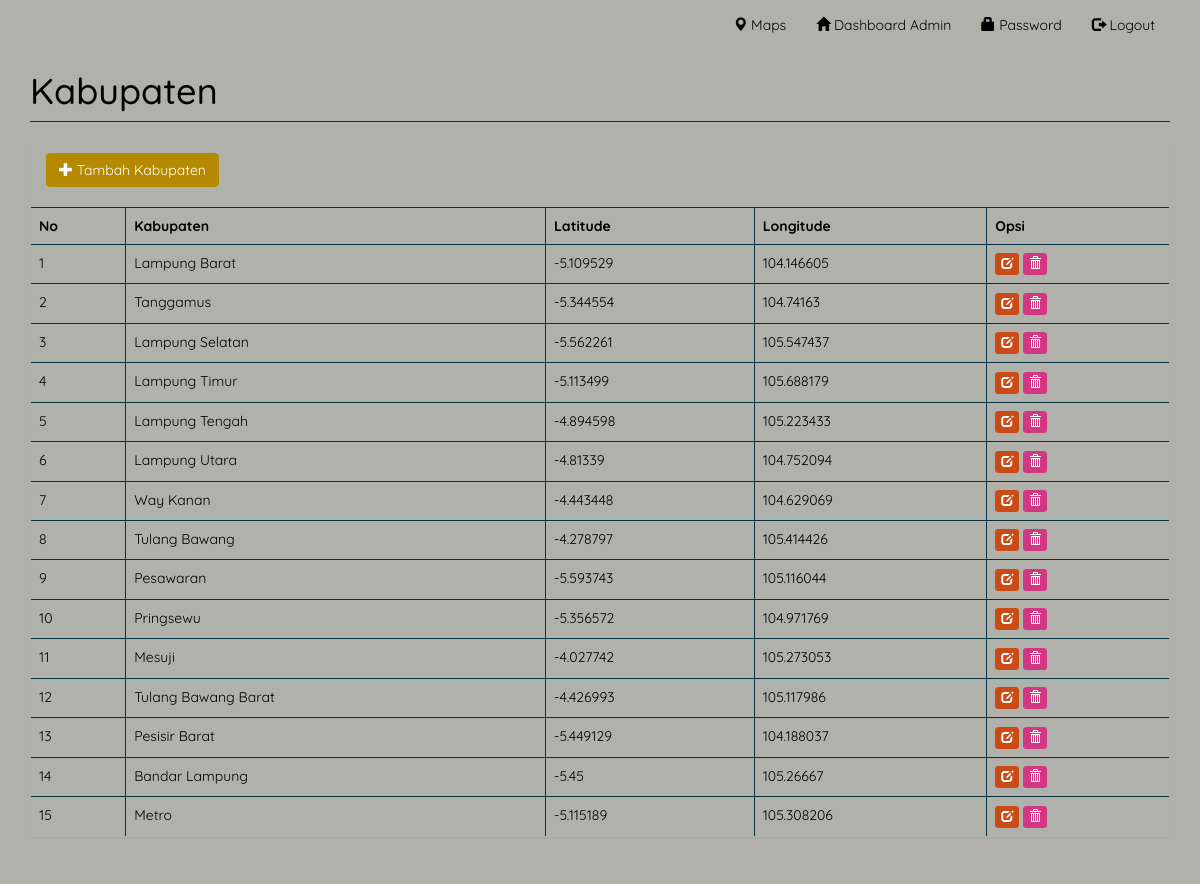
The app's page /index.php?m=tempat (signed in) with its own data.
### tables this page shows
CREATE TABLE `tb_tempat` (
  `id_tempat` int(11) NOT NULL,
  `nama_tempat` varchar(255) DEFAULT NULL,
  `lat` double DEFAULT NULL,
  `lng` double DEFAULT NULL
);

### functions.php (called while the page is built, shortened)
<?php
include dirname(__FILE__) . '/config.php';
include'includes/ez_sql_core.php';
include'includes/ez_sql_mysqli.php';
$db = new ezSQL_mysqli($config['username'], $config['password'], $config['database_name'], $config['server']);
include'includes/general.php';
$mod = $_GET['m'];

### config.php (called while the page is built)
<?php
$config["server"]='localhost';
$config["username"]='root';
$config["password"]='';
$config["database_name"]='tugasakhir_gis';

### includes/ez_sql_core.php (called while the page is built, shortened)
<?php
	class ezSQLcore
	{
		var $timers           = array();
		function get_host_port( $host, $default = false )
		{
			$port = $default;
			return array( $host, $port );
		}
		function flush()
		{
			$this->last_result = array();
		}
		function get_results($query=null, $output = OBJECT)
		{
			if ( $query )
			{
				$this->query($query);
			}
			if ( $output == OBJECT )
			{
				return $this->last_result;
			}
		}
		function timer_get_cur()
		{
			list($usec, $sec) = explode(" ",microtime());
			return ((float)$usec + (float)$sec);
		}
		function timer_start($timer_name)
		{
			$this->timers[$timer_name] = $this->timer_get_cur();
		}
		function timer_elapsed($timer_name)
		{
			return round($this->timer_get_cur() - $this->timers[$timer_name],2);
		}
	}

### includes/general.php (called while the page is built, shortened)
<?php
function esc_field($str){
    if (!get_magic_quotes_gpc())
        return addslashes($str);
    else
        return $str;
}

### includes/ez_sql_mysqli.php (called while the page is built, shortened)
<?php
	$ezsql_mysqli_str = array
	(
		1 => 'Require $dbuser and $dbpassword to connect to a database server',
		2 => 'Error establishing mySQLi database connection. Correct user/password? Correct hostname? Database server running?',
		3 => 'Require $dbname to select a database',
		4 => 'mySQLi database connection is not active',
		5 => 'Unexpected error while trying to select database'
	);
	class ezSQL_mysqli extends ezSQLcore
	{
		function connect($dbuser='', $dbpassword='', $dbhost='localhost', $dbport=false)
		{
			global $ezsql_mysqli_str; $return_val = false;
			if ( ! $dbuser )
			{
				$this->register_error($ezsql_mysqli_str[1].' in '.__FILE__.' on line '.__LINE__);
				$this->show_errors ? trigger_error($ezsql_mysqli_str[1],E_USER_WARNING) : null;
			}
			else
			{
				$this->dbh = new mysqli($dbhost,$dbuser,$dbpassword, '', $dbport);
				if( $this->dbh->connect_errno )
				{
					$this->register_error($ezsql_mysqli_str[2].' in '.__FILE__.' on line '.__LINE__);
					$this->show_errors ? trigger_error($ezsql_mysqli_str[2],E_USER_WARNING) : null;
				}
				else
				{
					$return_val = true;
				}
			}
			return $return_val;
		}
		function query($query)
		{
			$return_val = 0;
			$query = trim($query);
			$this->result = @$this->dbh->query($query);
			if ( preg_match("/^(insert|delete|update|replace|truncate|drop|create|alter|begin|commit|rollback|set|lock|unlock|call)/i",$query) )
			{
				$is_insert = true;
				$this->rows_affected = @$this->dbh->affected_rows;
				if ( preg_match("/^(insert|replace)\s+/i",$query) )
				{
					$this->insert_id = @$this->dbh->insert_id;
				}
				$return_val = $this->rows_affected;
			}
			else
			{
				$is_insert = false;
				$i=0;
				$num_rows=0;
				while ( $row = @$this->result->fetch_object() )
				{
					$num_rows++;
				}
				$this->num_rows = $num_rows;
				$return_val = $this->num_rows;
			}
			return $return_val;
		}
	}

### tempat.php (the view, shortened to what this page needs)
<div class="page-header">
    <h1>Kabupaten</h1>
</div>
<div class="panel panel-default">
    <div class="panel-heading">
        <form class="form-inline">
            <div class="form-group">
                <a class="btn btn-primary" href="?m=tempat_tambah"><span class="glyphicon glyphicon-plus"></span> Tambah Kabupaten</a>
            </div>
        </form>
    </div>
    <div class="table-responsive">
        <table class="table table-bordered table-hover table-striped">
        <thead>
            <tr class="nw">
                <th>No</th>
                <th>Kabupaten</th>
                <th>Latitude</th>
                <th>Longitude</th>
                <th>Opsi</th>
            </tr>
        </thead>
        <?php
        $q = esc_field($_GET['q']);
        $sql = "SELECT *
            FROM tb_tempat p
            WHERE nama_tempat LIKE '%$q%'
            ORDER BY id_tempat";
        $rows = $db->get_results($sql);
        foreach($rows as $row):?>
        <tr>
            <td><?=++$no?></td>
            <td><?=$row->nama_tempat?></td>
            <td><?=$row->lat?></td>
            <td><?=$row->lng?></td>
            <td class="nw">
                <a class="btn btn-xs btn-warning" href="?m=tempat_ubah&ID=<?=$row->id_tempat?>"><span class="glyphicon glyphicon-edit"></span></a>
                <a class="btn btn-xs btn-danger" href="aksi.php?act=tempat_hapus&ID=<?=$row->id_tempat?>" onclick="return confirm('Hapus data?')"><span class="glyphicon glyphicon-trash"></span></a>
            </td>
        </tr>
        <?php endforeach;    ?>
        </table>
    </div>
</div>

### index.php (shortened to what this page needs)
<?php
    include 'functions.php';
?>
<!DOCTYPE html>
<html lang="id">
  <head>
    <link href="assets/css/solar-bootstrap.min.css" rel="stylesheet"/>
    <link href="assets/css/general.css" rel="stylesheet"/>
    <link href="assets/css/index.css" rel="stylesheet"/>
    <link rel="stylesheet" href="assets/css/tempat_detail.css">
    <link rel="stylesheet" href="assets/css/tempat_list.css">
    <link rel="stylesheet" href="assets/css/login.css">
    <link rel="stylesheet" href="assets/css/tempat.css">
  </head>
  <body>
    <nav class="navbar navbar-default navbar-static-top">
      <div class="container">
        <div id="navbar" class="navbar-collapse collapse">
          <ul class="nav navbar-nav">
            <?php if($_SESSION['login']):?>
                <?php if($_SESSION['login'] == 'admin'):?>
                <li><a href="?m=tempat_list"><span class="glyphicon glyphicon-map-marker"></span> Maps</a></li>
                <li><a href="?m=tempat"><span class="glyphicon glyphicon-home"></span> Dashboard Admin</a></li>
                <li><a href="?m=password"><span class="glyphicon glyphicon-lock"></span> Password</a></li>
                <li><a href="aksi.php?act=logout"><span class="glyphicon glyphicon-log-out"></span> Logout</a></li>
                    <?php else:?>
                <li><a href="?m=tempat_list"><span class="glyphicon glyphicon-map-marker"></span> Maps</a></li>
                <li><a href="?m=password"><span class="glyphicon glyphicon-lock"></span> Password</a></li>
                <li><a href="aksi.php?act=logout"><span class="glyphicon glyphicon-log-out"></span> Logout</a></li>
            <?php endif?>
            <?php else:?>
                <li><a href="?m=tempat_list"><span class="glyphicon glyphicon-map-marker"></span> Maps</a></li>
                <li><a href="?m=login"><span class="glyphicon glyphicon-user"></span> Login</a></li>
                <li><a href="?m=register"><span class="glyphicon glyphicon-user"></span> Register</a></li>
            <?php endif?>
          </ul>
        </div>
      </div>
    </nav>
    <div class="container">
    <?php
        if(file_exists($mod.'.php'))
            include $mod.'.php';
        else
            include 'tempat_list.php';
    ?>
    </div>
</body>
</html>

### assets/css/general.css (style rules this page uses)
html { position: relative; min-height: 100%; }
body { margin-bottom: 70px; }
.nw { white-space: nowrap; }
.page-header { margin-top: 0; padding-bottom: 0; }
.page-header h1 { margin-top: 0; }

### assets/css/index.css (style rules this page uses)
#navbar { float: right; background-color: #b0b1ab; }
.containenr, .navbar { background-color: #b0b1ab; }

### assets/css/tempat_detail.css (style rules this page uses)
body { background-color:#b0b1ab; color: black; font-family: 'Quicksand', sans-serif; }
td { padding: 10px; }

### assets/css/tempat_list.css (style rules this page uses)
body { font-family: 'Quicksand', sans-serif; color: black; }
.navbar-default .navbar-nav > li > a { color: black; }
h1, h2, h3, h4, h5, h6, .h1, .h2, .h3, .h4, .h5, .h6 { font-family: 'Quicksand', sans-serif; }

### assets/css/tempat.css (style rules this page uses)
body { background-color:#b0b1ab; }
.panel { border-color: #b0b1ab; }
.table-striped > tbody > tr:nth-of-type(2n+1) { background-color: #b0b1ab; }
.panel-default > .panel-heading { background-color: #b0b1ab; padding-bottom: 20px; }

### records on screen
tb_tempat: nama_tempat "Lampung Barat", lat "-5.109529", lng "104.146605"
tb_tempat: nama_tempat "Tanggamus", lat "-5.344554", lng "104.74163"
tb_tempat: nama_tempat "Lampung Selatan", lat "-5.562261", lng "105.547437"
tb_tempat: nama_tempat "Lampung Timur", lat "-5.113499", lng "105.688179"
tb_tempat: nama_tempat "Lampung Tengah", lat "-4.894598", lng "105.223433"
tb_tempat: nama_tempat "Lampung Utara", lat "-4.81339", lng "104.752094"
tb_tempat: nama_tempat "Way Kanan", lat "-4.443448", lng "104.629069"
tb_tempat: nama_tempat "Tulang Bawang", lat "-4.278797", lng "105.414426"
tb_tempat: nama_tempat "Pesawaran", lat "-5.593743", lng "105.116044"
tb_tempat: nama_tempat "Pringsewu", lat "-5.356572", lng "104.971769"
tb_tempat: nama_tempat "Mesuji", lat "-4.027742", lng "105.273053"
tb_tempat: nama_tempat "Tulang Bawang Barat", lat "-4.426993", lng "105.117986"
tb_tempat: nama_tempat "Pesisir Barat", lat "-5.449129", lng "104.188037"
tb_tempat: nama_tempat "Bandar Lampung", lat "-5.45", lng "105.26667"
tb_tempat: nama_tempat "Metro", lat "-5.115189", lng "105.308206"
